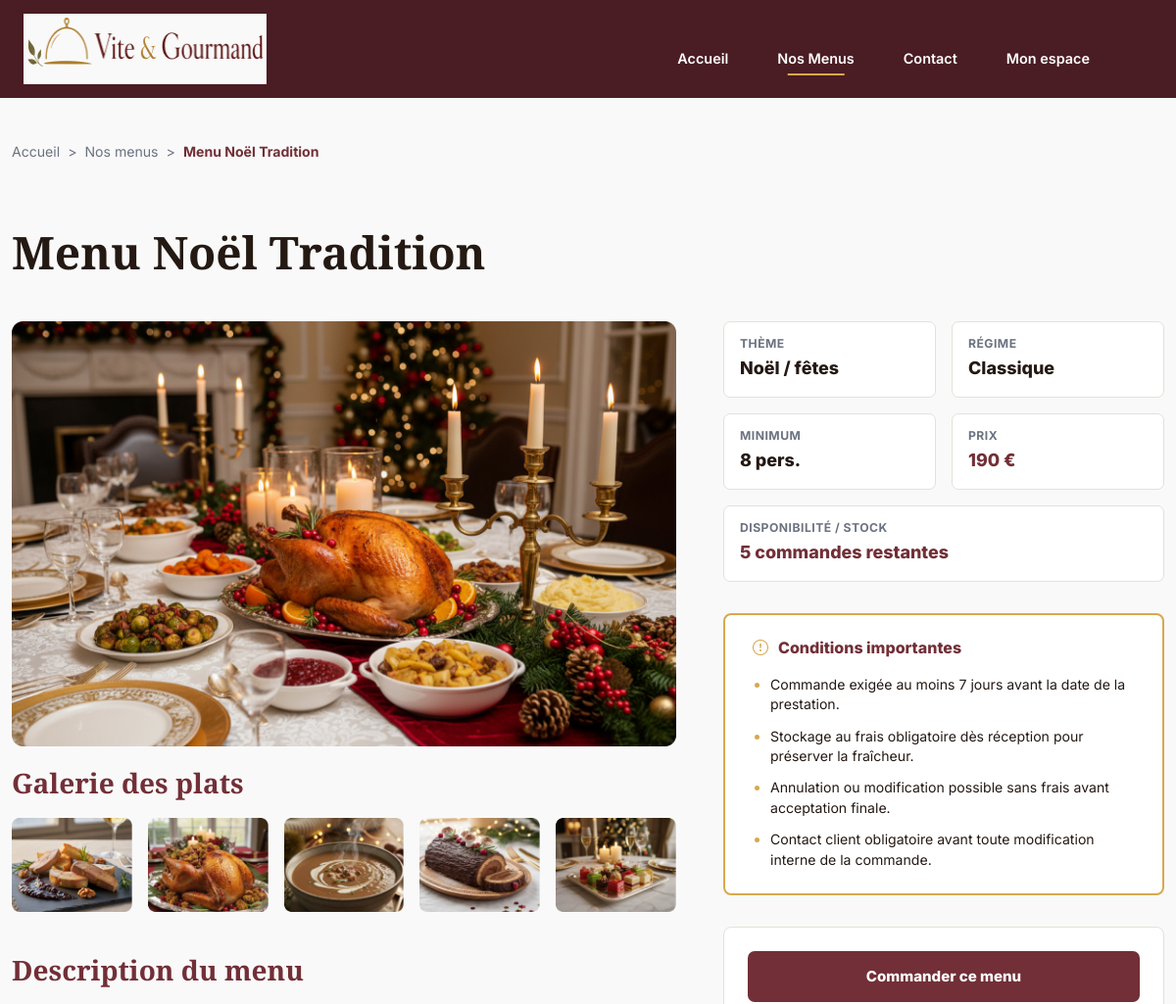
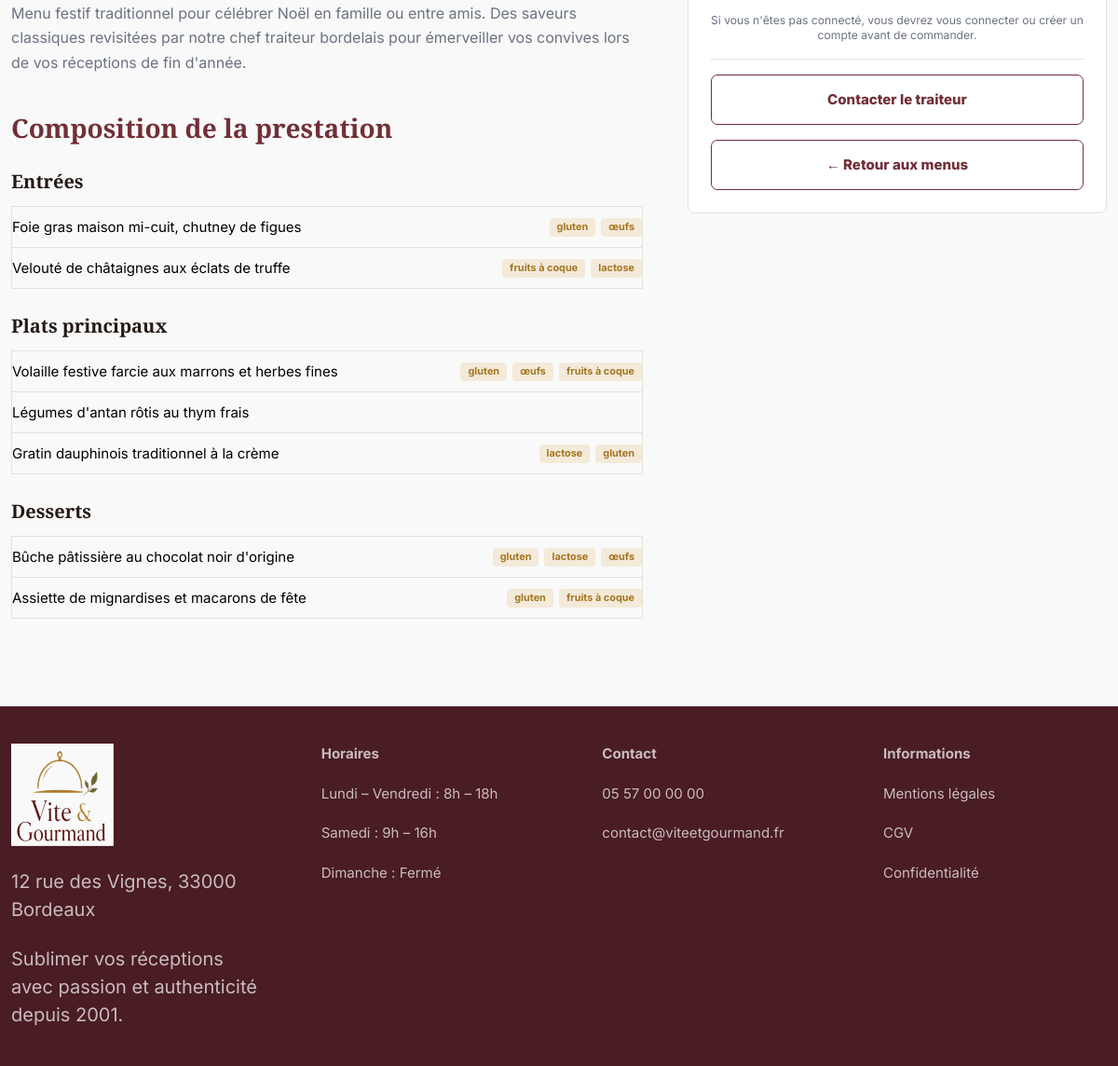
Screenshot of /menus/1 with the database file from the repository (2 pictures, top to bottom).
### tables this page shows
CREATE TABLE `menus` (
    `id_menu` INT UNSIGNED NOT NULL AUTO_INCREMENT,
    `id_regime` INT UNSIGNED NOT NULL,
    `id_theme` INT UNSIGNED NOT NULL,
    `titre` VARCHAR(120) NOT NULL,
    `description` TEXT NOT NULL,
    `conditions` TEXT NOT NULL,
    `nombre_personnes_minimum` INT UNSIGNED NOT NULL,
    `prix_minimum` DECIMAL(10,2) NOT NULL,
    `stock_disponible` INT UNSIGNED DEFAULT 0,
    `actif` BOOLEAN DEFAULT TRUE,
    `created_at` DATETIME DEFAULT CURRENT_TIMESTAMP,
    `updated_at` DATETIME NULL,
    CONSTRAINT `pk_menus`
        PRIMARY KEY (`id_menu`),
    INDEX `idx_menus_id_regime` (`id_regime`),
    INDEX `idx_menus_id_theme` (`id_theme`),
    INDEX `idx_menus_catalogue_filters` (`actif`, `id_theme`, `id_regime`, `prix_minimum`),
    INDEX `idx_menus_nombre_personnes_minimum` (`nombre_personnes_minimum`),
    CONSTRAINT `fk_menus_regimes`
        FOREIGN KEY (`id_regime`)
        REFERENCES `regimes` (`id_regime`)
        ON DELETE RESTRICT,
    CONSTRAINT `fk_menus_themes`
        FOREIGN KEY (`id_theme`)
        REFERENCES `themes` (`id_theme`)
        ON DELETE RESTRICT,
    CONSTRAINT `chk_menus_nombre_personnes_minimum`
        CHECK (`nombre_personnes_minimum` > 0),
    CONSTRAINT `chk_menus_prix_minimum`
        CHECK (`prix_minimum` >= 0),
    CONSTRAINT `chk_menus_stock_disponible`
        CHECK (`stock_disponible` >= 0)
);

CREATE TABLE `themes` (
    `id_theme` INT UNSIGNED NOT NULL AUTO_INCREMENT,
    `libelle` VARCHAR(80) NOT NULL,
    CONSTRAINT `pk_themes`
        PRIMARY KEY (`id_theme`),
    CONSTRAINT `uq_themes_libelle`
        UNIQUE (`libelle`)
);

CREATE TABLE `regimes` (
    `id_regime` INT UNSIGNED NOT NULL AUTO_INCREMENT,
    `libelle` VARCHAR(80) NOT NULL,
    CONSTRAINT `pk_regimes`
        PRIMARY KEY (`id_regime`),
    CONSTRAINT `uq_regimes_libelle`
        UNIQUE (`libelle`)
);

### app/Views/menus/show.php (the view, shortened to what the rows shown need)
<?php
$presentation = MenuPresentation::forMenu($menu);
$detailImages = $presentation['detail_images'] ?? [];
$mainImage = $detailImages[0];
$galleryImages = array_slice($detailImages, 1);
$importantConditions = $presentation['important_conditions'] ?? [];
$detailSections = $presentation['detail_sections'] ?? [];
?>
<section class="menu-detail-page">
    <div class="container menu-detail-container">
        <nav class="menu-breadcrumb" aria-label="Fil d'Ariane">
            <a href="/">Accueil</a>
            <span aria-hidden="true">&gt;</span>
            <a href="/menus">Nos menus</a>
            <span aria-hidden="true">&gt;</span>
            <strong><?= $this->e($presentation['title']) ?></strong>
        </nav>
        <h1 class="menu-detail-title"><?= $this->e($presentation['title']) ?></h1>
        <div class="menu-detail-layout">
            <div class="menu-detail-left">
                <img
                    class="menu-detail-hero-image"
                    src="<?= $this->e($mainImage['src']) ?>"
                    alt="<?= $this->e($mainImage['alt']) ?>"
                >
                <?php if ($galleryImages !== []): ?>
                    <section class="menu-detail-gallery" aria-labelledby="menu-gallery-title">
                        <h2 id="menu-gallery-title">Galerie des plats</h2>
                        <div class="menu-detail-thumbs">
                            <?php foreach ($galleryImages as $image): ?>
                                <img src="<?= $this->e($image['src']) ?>" alt="<?= $this->e($image['alt']) ?>">
                            <?php endforeach; ?>
                        </div>
                    </section>
                <?php endif; ?>
                <section class="menu-detail-description" aria-labelledby="menu-description-title">
                    <h2 id="menu-description-title">Description du menu</h2>
                    <p><?= $this->e($presentation['detail_description'] ?? $presentation['description']) ?></p>
                </section>
                <section class="menu-detail-composition" aria-labelledby="menu-composition-title">
                    <h2 id="menu-composition-title">Composition de la prestation</h2>
                    <?php if (is_array($detailSections) && $detailSections !== []): ?>
                        <?php foreach ($detailSections as $section): ?>
                            <div class="menu-composition-group">
                                <h3><?= $this->e($section['title']) ?></h3>
                                <div class="menu-composition-table">
                                    <?php foreach ($section['items'] as $item): ?>
                                        <div class="menu-composition-row">
                                            <span><?= $this->e($item['name']) ?></span>
                                            <?php if (($item['tags'] ?? []) !== []): ?>
                                                <span class="menu-composition-tags">
                                                    <?php foreach ($item['tags'] as $tag): ?>
                                                        <em><?= $this->e($tag) ?></em>
                                                    <?php endforeach; ?>
                                                </span>
                                            <?php endif; ?>
                                        </div>
                                    <?php endforeach; ?>
                                </div>
                            </div>
                        <?php endforeach; ?>
                    <?php endif; ?>
                </section>
            </div>
            <aside class="menu-detail-sidebar" aria-label="Informations principales du menu">
                <dl class="menu-detail-facts">
                    <div>
                        <dt>Thème</dt>
                        <dd><?= $this->e($presentation['detail_theme'] ?? $presentation['theme_label']) ?></dd>
                    </div>
                    <div>
                        <dt>Régime</dt>
                        <dd><?= $this->e($presentation['regime_label']) ?></dd>
                    </div>
                    <div>
                        <dt>Minimum</dt>
                        <dd><?= (int) $presentation['people'] ?> pers.</dd>
                    </div>
                    <div>
                        <dt>Prix</dt>
                        <dd><?= number_format((float) $presentation['price'], 0, ',', ' ') ?> €</dd>
                    </div>
                    <div class="menu-detail-stock">
                        <dt>Disponibilité / stock</dt>
                        <dd><?= $this->e($presentation['detail_status'] ?? $presentation['status']) ?></dd>
                    </div>
                </dl>
                <?php if (is_array($importantConditions) && $importantConditions !== []): ?>
                    <section class="menu-detail-warning" aria-labelledby="menu-conditions-title">
                        <h2 id="menu-conditions-title">
                            <i class="bi bi-exclamation-circle" aria-hidden="true"></i>
                            Conditions importantes
                        </h2>
                        <ul>
                            <?php foreach ($importantConditions as $condition): ?>
                                <li><?= $this->e($condition) ?></li>
                            <?php endforeach; ?>
                        </ul>
                    </section>
                <?php endif; ?>
                <div class="menu-detail-actions">
                    <a class="menu-detail-order-button" href="/commandes/creation/<?= (int) $menu['id_menu'] ?>">
                        Commander ce menu
                    </a>
                    <p>Si vous n'êtes pas connecté, vous devrez vous connecter ou créer un compte avant de commander.</p>
                    <a class="menu-detail-outline-button" href="/contact">Contacter le traiteur</a>
                    <a class="menu-detail-outline-button" href="/menus">&larr; Retour aux menus</a>
                </div>
            </aside>
        </div>
    </div>
</section>

### app/Core/Router.php (shortened to what the rows shown need)
<?php
final class Router
{
    private array $routes = [];
    public function dispatch(string $method, string $path): void
    {
        $method = strtoupper($method);
        $path = $this->normalizePath($path);
        foreach ($this->routes[$method] ?? [] as $route) {
            if (preg_match($route['pattern'], $path, $matches) !== 1) {
                continue;
            }
            $parameters = [];
            foreach ($route['parameters'] as $parameterName) {
                $parameters[] = $matches[$parameterName] ?? null;
            }
            $this->callHandler($route['handler'], $parameters);
            return;
        }
    }
    private function callHandler(array $handler, array $parameters = []): void
    {
        [$controllerClass, $action] = $handler;
        $controller = new $controllerClass();
        $controller->{$action}(...$parameters);
    }
    private function addRoute(string $method, string $path, array $handler, array $middlewares = []): void
    {
        $normalizedPath = $this->normalizePath($path);
        $this->routes[strtoupper($method)][] = [
            'path' => $normalizedPath,
            'pattern' => $this->compilePattern($normalizedPath),
            'parameters' => $this->extractParameterNames($normalizedPath),
            'handler' => $handler,
            'middlewares' => $middlewares,
        ];
    }
    private function normalizePath(string $path): string
    {
        $normalizedPath = '/' . trim($path, '/');
        return $normalizedPath === '/' ? '/' : rtrim($normalizedPath, '/');
    }
    private function compilePattern(string $path): string
    {
        $pattern = preg_replace('#\{([a-zA-Z_][a-zA-Z0-9_]*)\}#', '(?P<$1>[^/]+)', $path);
        return '#^' . $pattern . '$#';
    }
    private function extractParameterNames(string $path): array
    {
        preg_match_all('#\{([a-zA-Z_][a-zA-Z0-9_]*)\}#', $path, $matches);
        return $matches[1] ?? [];
    }
}

### app/Views/layouts/main.php (shortened to what the rows shown need)
<?php
$isAuthenticated = \App\Core\Session::isAuthenticated();
$currentRole = \App\Core\Session::role();
$currentPath = parse_url($_SERVER['REQUEST_URI'] ?? '/', PHP_URL_PATH) ?: '/';
$isHomeActive = $currentPath === '/';
$isMenusActive = str_starts_with($currentPath, '/menus');
$isContactActive = $currentPath === '/contact';
$isAuthActive = in_array($currentPath, [
    '/connexion',
    '/inscription',
    '/mot-de-passe/oublie',
    '/mot-de-passe/reinitialisation',
], true);
$bodyClass = $bodyClass ?? '';
?>
<!doctype html>
<html lang="fr">
<head>
    <link href="https://cdn.jsdelivr.net/npm/bootstrap@5.3.3/dist/css/bootstrap.min.css" rel="stylesheet">
    <link href="https://cdn.jsdelivr.net/npm/bootstrap-icons@1.11.3/font/bootstrap-icons.css" rel="stylesheet">
    <link href="/assets/css/style.css" rel="stylesheet">
</head>
<body id="top" class="<?= htmlspecialchars($bodyClass, ENT_QUOTES, 'UTF-8') ?>">
    <header class="site-header">
        <nav class="navbar navbar-expand-md site-nav" aria-label="Navigation principale">
            <div class="container">
                <a class="navbar-brand site-logo" href="/" aria-label="Vite & Gourmand - Accueil">
                    <img class="site-logo-primary" src="/images/brand/logo-primary.png" alt="Vite & Gourmand">
                </a>
                <div class="navbar-nav site-nav-links">
                    <a class="nav-link<?= $isHomeActive ? ' is-active' : '' ?>" href="/">Accueil</a>
                    <a class="nav-link<?= $isMenusActive ? ' is-active' : '' ?>" href="/menus">Nos Menus</a>
                    <a class="nav-link<?= $isContactActive ? ' is-active' : '' ?>" href="/contact">Contact</a>
                    <?php if ($isAuthenticated): ?>
                        <a class="nav-link" href="/mon-compte">Mon compte</a>
                        <?php if ($currentRole === 'employe' || $currentRole === 'administrateur'): ?>
                            <a class="nav-link" href="/employe">Employe</a>
                        <?php endif; ?>
                        <?php if ($currentRole === 'administrateur'): ?>
                            <a class="nav-link" href="/admin">Admin</a>
                        <?php endif; ?>
                        <a class="nav-link" href="/deconnexion">Deconnexion</a>
                    <?php else: ?>
                        <a class="nav-link<?= $isAuthActive ? ' is-active' : '' ?>" href="/connexion">Mon espace</a>
                    <?php endif; ?>
                </div>
            </div>
        </nav>
    </header>
    <main class="site-main">
        <?php require $viewPath; ?>
    </main>
    <footer class="site-footer">
        <div class="container site-footer-grid">
            <div class="site-footer-brand">
                <img src="/images/brand/logo-compact.png" alt="Vite & Gourmand">
                <p>12 rue des Vignes, 33000 Bordeaux</p>
                <p>Sublimer vos r&eacute;ceptions avec passion et authenticit&eacute; depuis 2001.</p>
            </div>
            <div class="site-footer-column">
                <p class="footer-title">Horaires</p>
                <p>Lundi &ndash; Vendredi : 8h &ndash; 18h</p>
                <p>Samedi : 9h &ndash; 16h</p>
                <p>Dimanche : Ferm&eacute;</p>
            </div>
            <div class="site-footer-column">
                <p class="footer-title">Contact</p>
                <p>05 57 00 00 00</p>
                <p>contact@viteetgourmand.fr</p>
            </div>
            <div class="site-footer-column">
                <p class="footer-title">Informations</p>
                <a href="/mentions-legales">Mentions l&eacute;gales</a>
                <a href="/cgv">CGV</a>
                <a href="/confidentialite">Confidentialit&eacute;</a>
            </div>
        </div>
    </footer>
</body>
</html>

### rows the page displays
menus: titre "Menu Noël Tradition", id_menu "Menu festif traditionnel pour célébrer Noël en famille ou entre amis. Des saveurs classiques revisitées par notre chef traiteur bordelais pour émerveiller vos convives lors de vos réceptions de fin d'année.", e "Entrées", e "Foie gras maison mi-cuit, chutney de figues", e "gluten", e "œufs", e "Velouté de châtaignes aux éclats de truffe", e "fruits à coque", e "lactose", e "Plats principaux", e "Volaille festive farcie aux marrons et herbes fines", e "Légumes d'antan rôtis au thym frais", e "Gratin dauphinois traditionnel à la crème", e "Desserts", e "Bûche pâtissière au chocolat noir d'origine", e "Assiette de mignardises et macarons de fête", id_theme.libelle "Noël / fêtes", id_regime.libelle "Classique", nombre_personnes_minimum "8", id_menu "190", id_menu "5 commandes restantes", id_menu "Commande exigée au moins 7 jours avant la date de la prestation.", id_menu "Stockage au frais obligatoire dès réception pour préserver la fraîcheur.", id_menu "Annulation ou modification possible sans frais avant acceptation finale.", id_menu "Contact client obligatoire avant toute modification interne de la commande."
